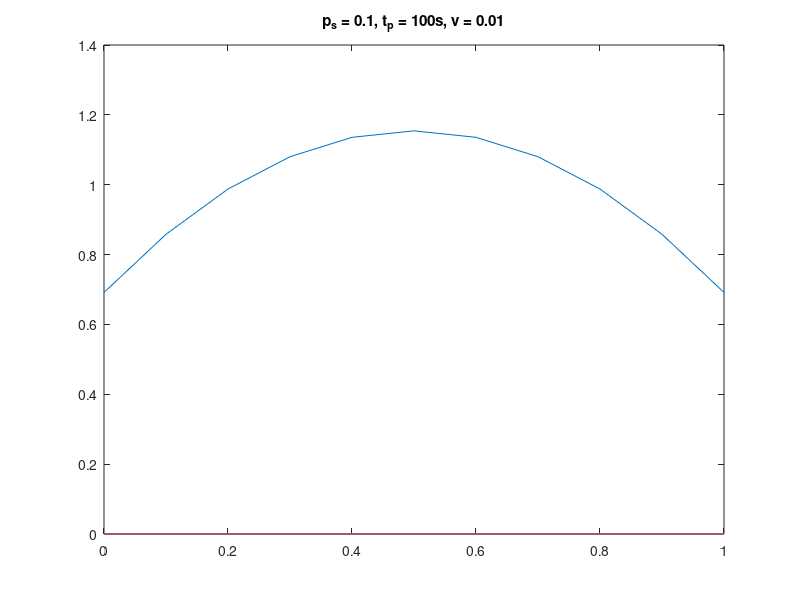
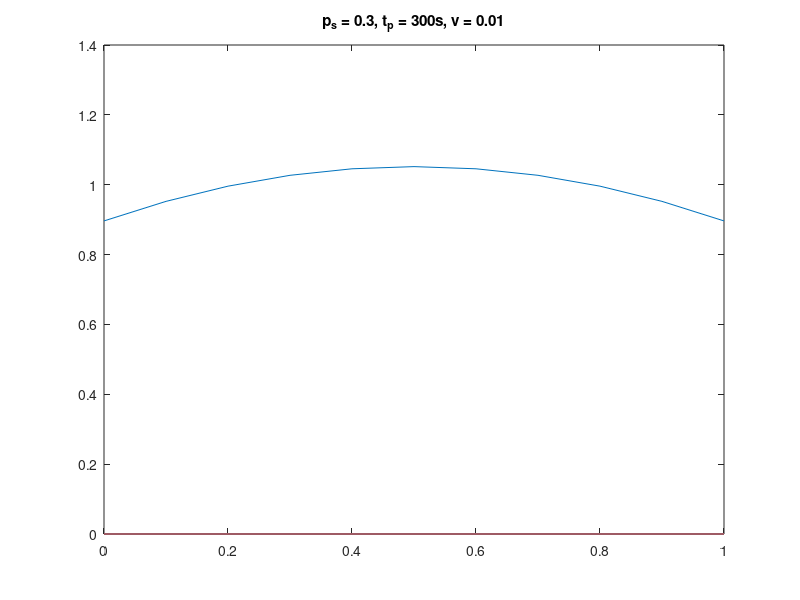

These figures' MATLAB source, in order:
a = 1;
x = 0:0.1:a;
y = 0:0.1:a;
E_L = 0.521405*a;

ps = 0.1;
ps2 = 0.3;
v = 0.01;

init_x = makedist('Uniform','lower',0,'upper',a);
f_init_x = pdf(init_x, x);

f_init = f_init_x;
% dist = 0:0.1:a;
% f_init = poisspdf(dist, 10);

tp = 100;
E_ftp = 100;

tp2 = 300;
E_ftp2 = 300;

pause_prob = 1/(1 + (E_L/(v*E_ftp)));
pause_prob2 = 1/(1 + (E_L/(v*E_ftp2)));

f_t = zeros(length(x));
f_t2 = zeros(length(x));


for i=1:length(x)
        f_m = (-6/a^3*x(i).^2 + 6/a^2*x(i));
        f_x_temp = ps*f_init(i) + (1-ps)*pause_prob + (1-ps)*(1-pause_prob)*f_m;
        f_x_temp2 = ps2*f_init(i) + (1-ps2)*pause_prob2 + (1-ps2)*(1-pause_prob2)*f_m;
        f_t(i) = f_x_temp;
        f_t2(i) = f_x_temp2;
end

figure(1);

plot(x, f_t);
title('p_s = 0.1, t_p = 100s, v = 0.01');

figure(2);
plot(x, f_t2);
title('p_s = 0.3, t_p = 300s, v = 0.01');
